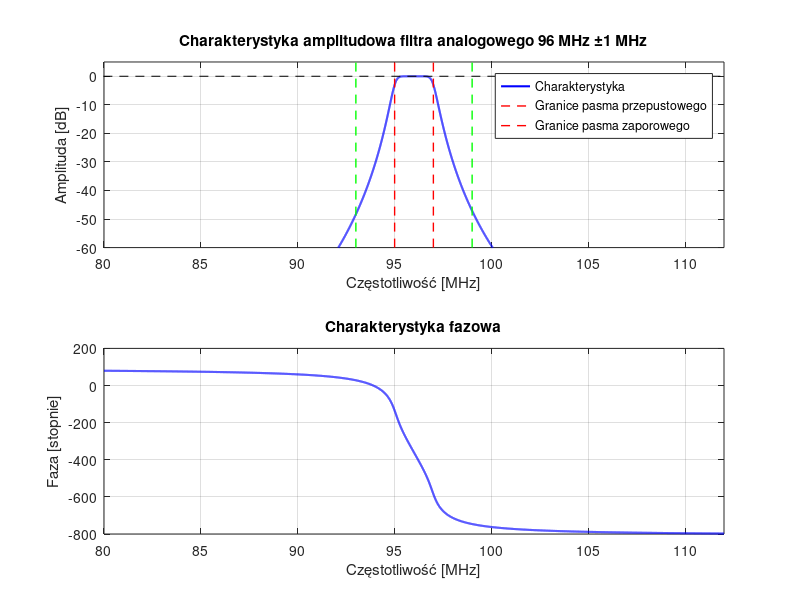
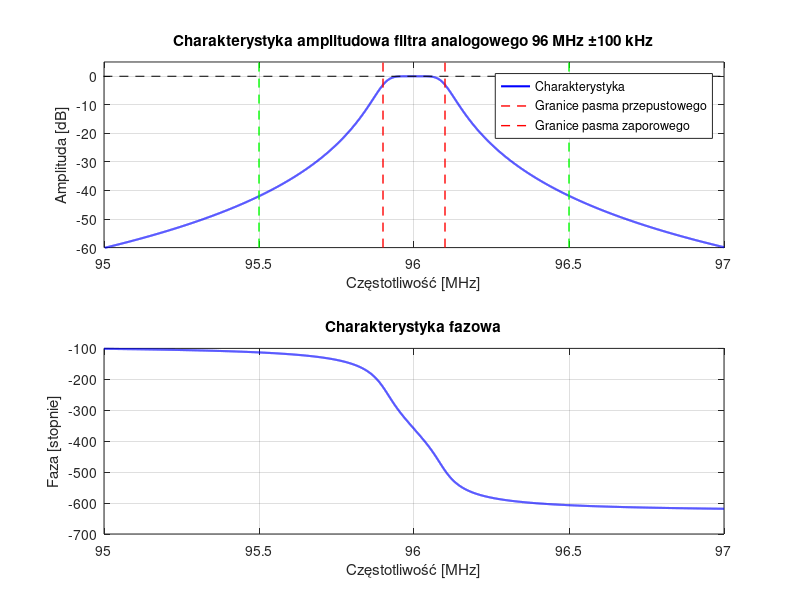

These figures' MATLAB source, in order:
clear all; close all; clc;

% Parametry filtra 96 MHz ±1 MHz
fc = 96e6;       % częstotliwość środkowa
B = 2e6;         % szerokość pasma (±1 MHz)
fp = [fc - B/2, fc + B/2]; % pasmo przepustowe [95, 97] MHz
fs1 = [fc - 3e6, fc + 3e6]; % pasmo zaporowe [93, 99] MHz
Rp = 3;          % tętnienia w paśmie przepustowym [dB]
Rs = 40;         % tłumienie w paśmie zaporowym [dB]

% Projektowanie filtra Butterwortha (analogowy -> 's')
[n, Wn] = buttord(2*pi*fp, 2*pi*fs1, Rp, Rs, 's');
[b, a] = butter(n, 2*pi*[fp(1), fp(2)], 'bandpass', 's');

% Charakterystyka częstotliwościowa
f = linspace(80e6, 112e6, 10000); % zakres od 80 MHz do 112 MHz
w = 2*pi*f;
h = freqs(b, a, w);

% Wykres amplitudowy
figure;
subplot(2,1,1);
plot(f/1e6, 20*log10(abs(h)), 'b', 'LineWidth', 1.5);
title('Charakterystyka amplitudowa filtra analogowego 96 MHz ±1 MHz');
xlabel('Częstotliwość [MHz]');
ylabel('Amplituda [dB]');
grid on;
hold on;

% Linie pomocnicze
plot([fp(1)/1e6, fp(1)/1e6], [-60, 5], 'r--', 'LineWidth', 1);
plot([fp(2)/1e6, fp(2)/1e6], [-60, 5], 'r--', 'LineWidth', 1);
plot([fs1(1)/1e6, fs1(1)/1e6], [-60, 5], 'g--', 'LineWidth', 1);
plot([fs1(2)/1e6, fs1(2)/1e6], [-60, 5], 'g--', 'LineWidth', 1);
plot([0, 200], [0, 0], 'k--', 'LineWidth', 0.5); % Linia 0 dB
legend('Charakterystyka', 'Granice pasma przepustowego', 'Granice pasma zaporowego');
ylim([-60, 5]);
xlim([80, 112]);

% Wykres fazowy
subplot(2,1,2);
plot(f/1e6, unwrap(angle(h))*180/pi, 'b', 'LineWidth', 1.5);
title('Charakterystyka fazowa');
xlabel('Częstotliwość [MHz]');
ylabel('Faza [stopnie]');
grid on;
xlim([80, 112]);

%========================================================================================%

% Parametry filtra 96 MHz ±100 kHz
fc = 96e6;       % częstotliwość środkowa
B = 200e3;       % szerokość pasma (±100 kHz)
fp = [fc - B/2, fc + B/2]; % pasmo przepustowe [95.9, 96.1] MHz
fs1 = [fc - 500e3, fc + 500e3]; % pasmo zaporowe [95.5, 96.5] MHz
Rp = 3;          % tętnienia w paśmie przepustowym [dB]
Rs = 40;         % tłumienie w paśmie zaporowym [dB]

% Projektowanie filtra Butterwortha (analogowy -> 's')
[n, Wn] = buttord(2*pi*fp, 2*pi*fs1, Rp, Rs, 's');
[b, a] = butter(n, 2*pi*[fp(1), fp(2)], 'bandpass', 's');

% Charakterystyka częstotliwościowa
f = linspace(95e6, 97e6, 10000); % zakres od 95 MHz do 97 MHz
w = 2*pi*f;
h = freqs(b, a, w);

% Wykres amplitudowy
figure;
subplot(2,1,1);
plot(f/1e6, 20*log10(abs(h)), 'b', 'LineWidth', 1.5);
title('Charakterystyka amplitudowa filtra analogowego 96 MHz ±100 kHz');
xlabel('Częstotliwość [MHz]');
ylabel('Amplituda [dB]');
grid on;
hold on;

% Linie pomocnicze
plot([fp(1)/1e6, fp(1)/1e6], [-60, 5], 'r--', 'LineWidth', 1);
plot([fp(2)/1e6, fp(2)/1e6], [-60, 5], 'r--', 'LineWidth', 1);
plot([fs1(1)/1e6, fs1(1)/1e6], [-60, 5], 'g--', 'LineWidth', 1);
plot([fs1(2)/1e6, fs1(2)/1e6], [-60, 5], 'g--', 'LineWidth', 1);
plot([0, 200], [0, 0], 'k--', 'LineWidth', 0.5); % Linia 0 dB
legend('Charakterystyka', 'Granice pasma przepustowego', 'Granice pasma zaporowego');
ylim([-60, 5]);
xlim([95, 97]);

% Wykres fazowy
subplot(2,1,2);
plot(f/1e6, unwrap(angle(h))*180/pi, 'b', 'LineWidth', 1.5);
title('Charakterystyka fazowa');
xlabel('Częstotliwość [MHz]');
ylabel('Faza [stopnie]');
grid on;
xlim([95, 97]);